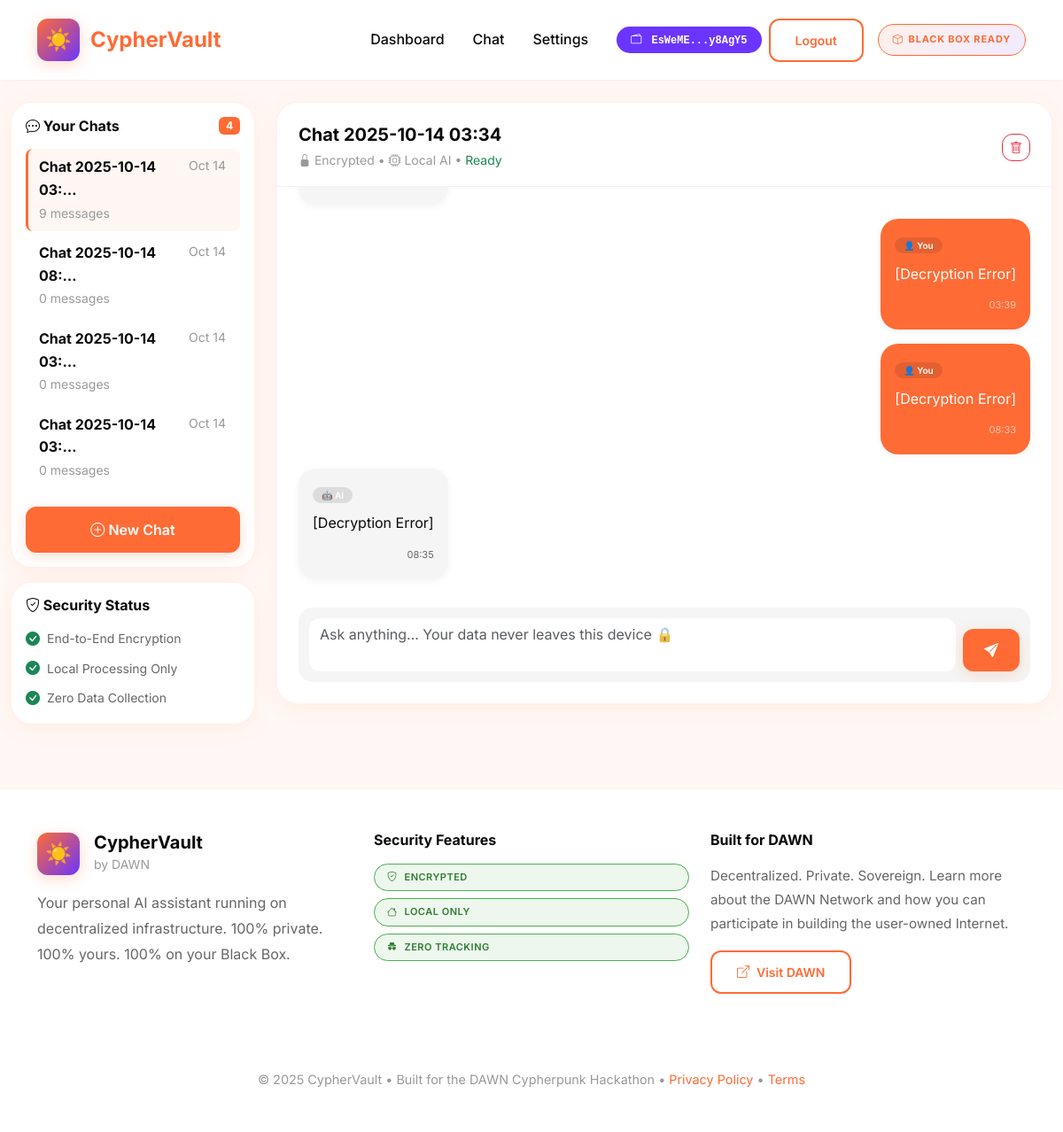
The app's page /chat/50/ (signed in) with its own data.
### core/models.py (models this page shows, shortened)
class UserProfile(models.Model):
    user = models.OneToOneField(User, on_delete=models.CASCADE)
    enable_encryption = models.BooleanField(default=True)
    local_only_mode = models.BooleanField(default=True)
    auto_delete_days = models.IntegerField(default=30)
    ai_model = models.CharField(max_length=50, default="llama3.2:3b")
    max_tokens = models.IntegerField(default=2048)
    temperature = models.FloatField(default=0.7)
    created_at = models.DateTimeField(auto_now_add=True)
    solana_wallet = models.CharField(max_length=100, blank=True, null=True, unique=True)
    wallet_verified = models.BooleanField(default=False)
    wallet_signature = models.TextField(blank=True, null=True)
    zkp_secret_hash = models.CharField(max_length=64, blank=True, null=True)
    zkp_enabled = models.BooleanField(default=False)

class Conversation(models.Model):
    user = models.ForeignKey(User, on_delete=models.CASCADE)
    title = models.CharField(max_length=200, default="New Conversation")
    created_at = models.DateTimeField(auto_now_add=True)
    updated_at = models.DateTimeField(auto_now=True)
    is_active = models.BooleanField(default=True)
    is_encrypted = models.BooleanField(default=True)
    class Meta:
        ordering = ['-updated_at']
    def get_message_count(self):
        return self.messages.count()

class Message(models.Model):
    ROLE_CHOICES = [
        ('user', 'User'),
        ('assistant', 'Assistant'),
        ('system', 'System')
    ]
    conversation = models.ForeignKey(Conversation, on_delete=models.CASCADE, related_name='messages')
    content = models.TextField()
    encrypted_content = models.TextField(blank=True)
    role = models.CharField(max_length=10, choices=ROLE_CHOICES)
    timestamp = models.DateTimeField(auto_now_add=True)
    tokens_used = models.IntegerField(default=0)
    is_encrypted = models.BooleanField(default=True)
    class Meta:
        ordering = ['timestamp']
    def get_decrypted_content(self):
        if self.is_encrypted and self.encrypted_content:
            try:
                cipher = get_cipher()
                return cipher.decrypt(self.encrypted_content.encode()).decode()
            except:
                return "[Decryption Error]"
        return self.content

### core/views.py (the view)
# urls.py: path('chat/', views.chat_view, name='chat'),
@login_required
def chat_view(request, conversation_id=None):
    if conversation_id:
        conversation = get_object_or_404(Conversation, id=conversation_id, user=request.user)
    else:
        conversation = Conversation.objects.create(
            user=request.user,
            title=f"Chat {timezone.now().strftime('%Y-%m-%d %H:%M')}"
        )
        return redirect('chat_with_id', conversation_id=conversation.id)
    conversations = Conversation.objects.filter(user=request.user, is_active=True)
    messages = conversation.messages.all().order_by('timestamp')
    chat_messages = []
    for msg in messages:
        chat_messages.append({
            'role': msg.role,
            'content': msg.get_decrypted_content(),  # Decrypt here
            'timestamp': msg.timestamp,
            'id': msg.id
        })
    context = {
        'conversation': conversation,
        'conversations': conversations,
        'chat_messages': chat_messages,
    }
    return render(request, 'chat.html', context)

### templates/chat.html (shortened to what this page needs)
{% extends 'base.html' %}
{% load static %}
{% load custom_filters %}
{% block content %}
<div class="container-fluid py-4" style="background: var(--dawn-cream);">
    <div class="row">
        <div class="col-md-3">
            <div class="dawn-card p-3 mb-3">
                <div class="d-flex justify-content-between align-items-center mb-3">
                    <h6 class="mb-0 fw-bold" style="color: var(--dawn-dark);">
                        <i class="bi bi-chat-dots"></i> Your Chats
                    </h6>
                    <span class="badge" style="background: var(--dawn-orange); color: white;">{{ conversations.count }}</span>
                </div>
                <div class="list-group list-group-flush" style="max-height: 50vh; overflow-y: auto;">
                    {% for conv in conversations %}
                    <a href="{% url 'chat_with_id' conv.id %}"
                        class="list-group-item bg-transparent border-0 {% if conv.id == conversation.id %}active-chat{% endif %}"
                        style="border-left: 3px solid {% if conv.id == conversation.id %}var(--dawn-orange){% else %}transparent{% endif %} !important; padding-left: 12px; color: var(--dawn-dark); border-radius: 8px; margin-bottom: 4px;">
                        <div class="d-flex justify-content-between align-items-start">
                            <div style="flex: 1;">
                                <div class="fw-bold">{{ conv.title|truncatechars:20 }}</div>
                                <small style="color: #999;">{{ conv.get_message_count }} messages</small>
                            </div>
                            <small style="color: #999;">{{ conv.updated_at|date:"M d" }}</small>
                        </div>
                    </a>
                    {% empty %}
                    <div class="text-center py-3" style="color: #999;">
                        <p>No conversations yet</p>
                    </div>
                    {% endfor %}
                </div>
                <a href="{% url 'chat' %}" class="btn btn-dawn w-100 mt-3">
                    <i class="bi bi-plus-circle"></i> New Chat
                </a>
            </div>
            <div class="dawn-card p-3">
                <h6 class="mb-3 fw-bold" style="color: var(--dawn-dark);">
                    <i class="bi bi-shield-check"></i> Security Status
                </h6>
                <div class="d-flex align-items-center mb-2">
                    <i class="bi bi-check-circle-fill text-success me-2"></i>
                    <small style="color: #666;">End-to-End Encryption</small>
                </div>
                <div class="d-flex align-items-center mb-2">
                    <i class="bi bi-check-circle-fill text-success me-2"></i>
                    <small style="color: #666;">Local Processing Only</small>
                </div>
                <div class="d-flex align-items-center">
                    <i class="bi bi-check-circle-fill text-success me-2"></i>
                    <small style="color: #666;">Zero Data Collection</small>
                </div>
            </div>
        </div>
        <div class="col-md-9">
            <div class="dawn-card p-0" style="height: 85vh; display: flex; flex-direction: column; overflow: hidden;">
                <div class="d-flex justify-content-between align-items-center px-4 pt-4 pb-3"
                    style="border-bottom: 1px solid rgba(0,0,0,0.05); flex-shrink: 0;">
                    <div>
                        <h5 class="mb-1 fw-bold" style="color: var(--dawn-dark);">{{ conversation.title }}</h5>
                        <small style="color: #999;">
                            <i class="bi bi-lock-fill"></i> Encrypted •
                            <i class="bi bi-cpu"></i> Local AI •
                            <span id="status-indicator" class="text-success">Ready</span>
                        </small>
                    </div>
                    <div>
                        <a href="{% url 'delete_conversation' conversation.id %}" class="btn btn-sm btn-outline-danger"
                            style="border-radius: 12px;"
                            onclick="return confirm('Are you sure you want to delete this conversation?')">
                            <i class="bi bi-trash"></i>
                        </a>
                    </div>
                </div>
                <div id="chat-messages" class="flex-grow-1 overflow-auto px-4 py-3" style="scroll-behavior: smooth;">
                    {% if chat_messages %}
                    {% for message in chat_messages %}
                    <div class="message-wrapper mb-3">
                        <div class="d-flex {% if message.role == 'user' %}justify-content-end{% endif %}">
                            <div class="message-bubble p-3"
                                style="max-width: 75%; {% if message.role == 'user' %}background: var(--dawn-orange); color: white;{% else %}background: #F5F5F5; color: var(--dawn-dark);{% endif %} border-radius: 20px; box-shadow: 0 2px 8px rgba(0,0,0,0.05);">
                                <div class="mb-2">
                                    <span class="badge"
                                        style="background: rgba(0,0,0,0.1); font-size: 10px; font-weight: 600; padding: 4px 10px; border-radius: 12px;">
                                        {% if message.role == 'user' %}👤 You{% else %}🤖 AI{% endif %}
                                    </span>
                                </div>
                                <div class="message-content"
    style="line-height: 1.6; white-space: pre-wrap; word-wrap: break-word;">{{ message.content }}</div>
                                <div class="text-end mt-2">
                                    <small style="opacity: 0.6; font-size: 11px;">
                                        {{ message.timestamp|date:"H:i" }}
                                    </small>
                                </div>
                            </div>
                        </div>
                    </div>
                    {% endfor %}
                    {% endif %}
                </div>
                <div class="px-4 pb-4" style="flex-shrink: 0;">
                    <div style="background: #F5F5F5; border-radius: 16px; padding: 12px;">
                        <div class="d-flex gap-2">
                            <textarea id="message-input" class="form-control border-0"
                                placeholder="Ask anything... Your data never leaves this device 🔒" rows="2"
                                style="resize: none; box-shadow: none; background: white; border-radius: 12px; color: var(--dawn-dark);"></textarea>
                            <button class="btn btn-dawn align-self-end" onclick="sendMessage()" id="send-btn"
                                style="border-radius: 12px; padding: 12px 24px;">
                                <i class="bi bi-send-fill"></i>
                            </button>
                        </div>
                    </div>
                </div>
            </div>
        </div>
    </div>
</div>
{% endblock %}

### templates/base.html (shortened to what this page needs)
{% load static %}
<!DOCTYPE html>
<html lang="en">
<head>
    <link href="https://cdn.jsdelivr.net/npm/bootstrap@5.3.0/dist/css/bootstrap.min.css" rel="stylesheet">
    <link rel="stylesheet" href="https://cdn.jsdelivr.net/npm/bootstrap-icons@1.10.0/font/bootstrap-icons.css">
</head>
<body>
    <nav class="navbar navbar-expand-lg navbar-dark py-3">
    <div class="container">
        <a class="navbar-brand" href="{% url 'home' %}">
            <div class="dawn-logo">☀️</div>
            <span class="glow-text">CypherVault</span>
        </a>
        <div class="collapse navbar-collapse" id="navbarNav">
            <ul class="navbar-nav ms-auto align-items-center">
                {% if user.is_authenticated %}
                <li class="nav-item">
                    <a class="nav-link" href="{% url 'dashboard' %}">Dashboard</a>
                </li>
                <li class="nav-item">
                    <a class="nav-link" href="{% url 'chat' %}">Chat</a>
                </li>
                <li class="nav-item">
                    <a class="nav-link" href="{% url 'settings' %}">Settings</a>
                </li>
                <li class="nav-item ms-3">
                    {% with profile=user.userprofile %}
                        {% if profile.solana_wallet %}
                        <span class="badge"
                            style="background: var(--dawn-purple); color: white; padding: 8px 16px; border-radius: 20px; font-family: monospace;">
                            <i class="bi bi-wallet2 me-1"></i>
                            {{ profile.solana_wallet|slice:":6" }}...{{ profile.solana_wallet|slice:"-6:" }}
                        </span>
                        {% else %}
                        <button id="connect-wallet" class="btn btn-dawn btn-sm" onclick="connectWalletNav()">
                            <i class="bi bi-wallet2"></i> Link Wallet
                        </button>
                        {% endif %}
                    {% endwith %}
                </li>
                <li class="nav-item ms-2">
                    <a class="btn btn-outline-dawn btn-sm" href="{% url 'logout' %}">Logout</a>
                </li>
                {% endif %}
                <li class="nav-item ms-3">
                    <span class="blackbox-badge">
                        <i class="bi bi-box"></i> Black Box Ready
                    </span>
                </li>
            </ul>
        </div>
    </div>
</nav>
    {% block content %}{% endblock %}
    <footer class="mt-5 py-5">
        <div class="container">
            <div class="row">
                <div class="col-lg-4 mb-4">
                    <div class="d-flex align-items-center gap-3 mb-3">
                        <div class="dawn-logo">☀️</div>
                        <div>
                            <h5 class="mb-0 fw-bold" style="color: var(--dawn-dark);">CypherVault</h5>
                            <small style="color: #999;">by DAWN</small>
                        </div>
                    </div>
                    <p style="color: #666; line-height: 1.8;">
                        Your personal AI assistant running on decentralized infrastructure.
                        100% private. 100% yours. 100% on your Black Box.
                    </p>
                </div>
                <div class="col-lg-4 mb-4">
                    <h6 class="fw-bold mb-3" style="color: var(--dawn-dark);">Security Features</h6>
                    <div class="d-flex flex-column gap-2">
                        <span class="privacy-badge d-inline-flex align-items-center">
                            <i class="bi bi-shield-check me-2"></i> Encrypted
                        </span>
                        <span class="privacy-badge d-inline-flex align-items-center">
                            <i class="bi bi-house me-2"></i> Local Only
                        </span>
                        <span class="privacy-badge d-inline-flex align-items-center">
                            <i class="bi bi-incognito me-2"></i> Zero Tracking
                        </span>
                    </div>
                </div>
                <div class="col-lg-4 mb-4">
                    <h6 class="fw-bold mb-3" style="color: var(--dawn-dark);">Built for DAWN</h6>
                    <p style="color: #666; line-height: 1.8; font-size: 0.95rem;">
                        Decentralized. Private. Sovereign. Learn more about the DAWN Network and how you can participate
                        in building the user-owned Internet.
                    </p>
                    <a href="https://dawninternet.com" class="btn btn-outline-dawn btn-sm" target="_blank">
                        <i class="bi bi-box-arrow-up-right me-2"></i>Visit DAWN
                    </a>
                </div>
            </div>
            <hr style="border-color: rgba(0,0,0,0.05); margin: 40px 0 20px;">
            <div class="text-center">
                <p style="color: #999; font-size: 0.9rem; margin-bottom: 0;">
                    © 2025 CypherVault • Built for the DAWN Cypherpunk Hackathon •
                    <a href="#" style="color: var(--dawn-orange); text-decoration: none;">Privacy Policy</a> •
                    <a href="#" style="color: var(--dawn-orange); text-decoration: none;">Terms</a>
                </p>
            </div>
        </div>
    </footer>
</body>
</html>

### records on screen
UserProfile: solana_wallet "EsWeME", solana_wallet "y8AgY5"
Conversation: title "Chat 2025-10-14 03:…", get_message_count "9", updated_at "Oct 14", title "Chat 2025-10-14 03:34"
Conversation: title "Chat 2025-10-14 08:…", get_message_count "0", updated_at "Oct 14"
Conversation: title "Chat 2025-10-14 03:…", get_message_count "0", updated_at "Oct 14"
Conversation: title "Chat 2025-10-14 03:…", get_message_count "0", updated_at "Oct 14"
Message: timestamp "03:39"
Message: timestamp "08:33"
Message: timestamp "08:35"

### other values on screen
{{ conversations.count }} "4"
